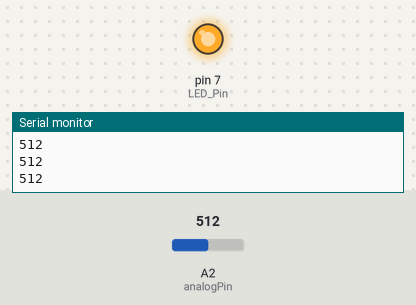
Recording of a sketch running on a simulated Arduino Uno, built with avr-gcc and run on an emulated ATmega328P. On the bench: output pins drawn as LEDs (lit = HIGH), the last lines printed to the serial monitor. The inputs (shaded band) are chosen by the test bench; at power-on: A2 (analogPin) = 512.

Above: at 1.2 s.
1.3 s: A2 (analogPin) set to 498
At 2.2 s:
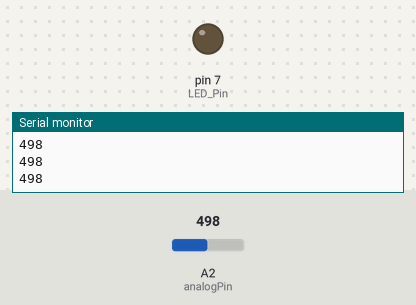
2.8 s: A2 (analogPin) set to 716
At 3.5 s:
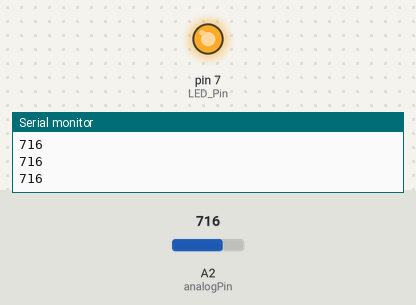
4.3 s: A2 (analogPin) set to 511
At 4.9 s:
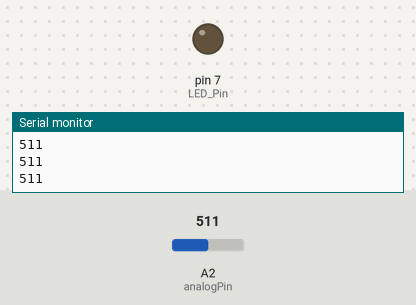
Timing chart, 0 to 7.3 s (numbered marks = the images above; inputs shaded):
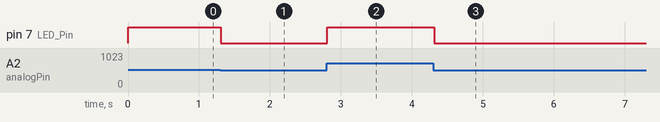

The sketch:

hub5168_Analog.ino
```cpp
 int sensorReading = 0;
#define analogPin A2
#define LED_Pin 7

void setup() {
    pinMode(LED_Pin, OUTPUT);
    Serial.begin(115200);
}

void loop() {
  sensorReading = analogRead(analogPin);
  Serial.println(sensorReading);
  analogWrite(LED_Pin,sensorReading/4);
  delay(100);
}
```

Measured:
- the behaviour switches between 512 and 511 on A2 (analogPin) (found by bisection; images 0 and 1)
- after the input at 1.3 s, pin 7 (LED_Pin): HIGH → LOW at once
- after the input at 2.8 s, pin 7 (LED_Pin): LOW → HIGH at once
- after the input at 4.3 s, pin 7 (LED_Pin): HIGH → LOW at once
